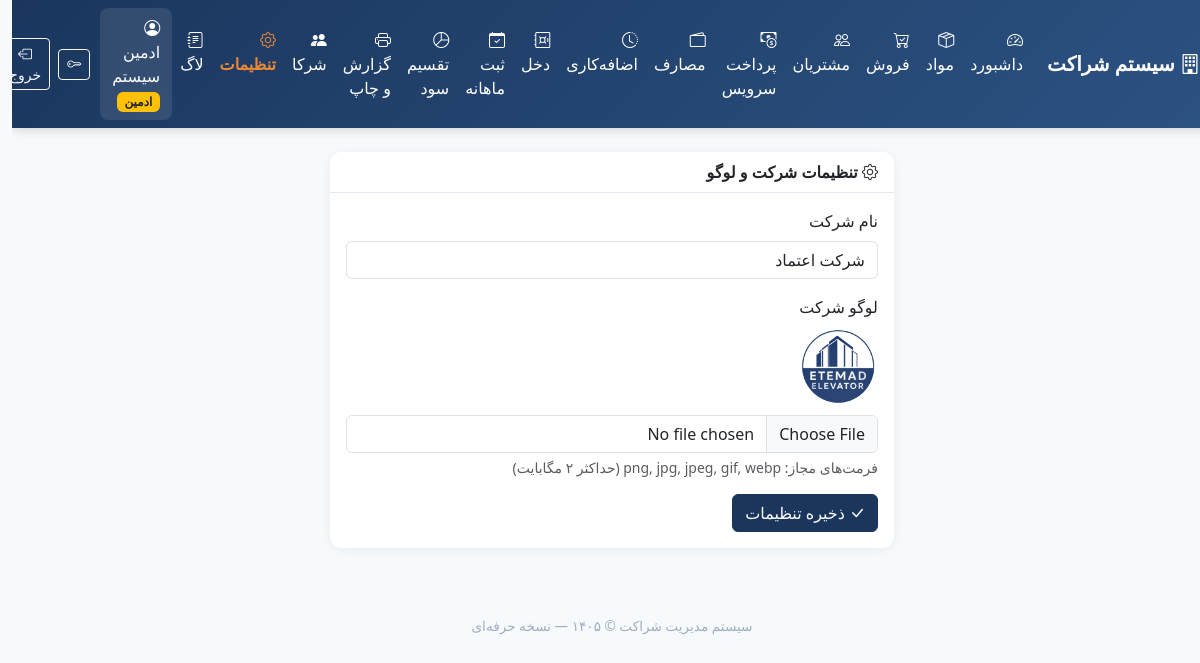
The app's page /settings (signed in) with its own data.
### tables this page shows
CREATE TABLE users (
            id INTEGER PRIMARY KEY AUTOINCREMENT,
            username TEXT UNIQUE NOT NULL,
            password_hash TEXT NOT NULL,
            full_name TEXT NOT NULL,
            role TEXT NOT NULL CHECK(role IN ('admin', 'partner')),
            partner_code TEXT,
            photo TEXT,
            is_active INTEGER DEFAULT 1,
            created_at TEXT DEFAULT CURRENT_TIMESTAMP
        );

CREATE TABLE settings (
            key TEXT PRIMARY KEY,
            value TEXT
        );

### app.py (the view, shortened to what this page needs)
@app.route("/settings", methods=["GET", "POST"])
@login_required
@admin_required
def settings():
    conn = get_db()
    company_name = conn.execute("SELECT value FROM settings WHERE key='company_name'").fetchone()
    logo = conn.execute("SELECT value FROM settings WHERE key='logo'").fetchone()
    conn.close()
    return render_template("settings.html",
                           company_name=company_name["value"] if company_name else "شرکت اعتماد",
                           logo=logo["value"] if logo else "")

### app.py (called while the page is built, shortened)
def get_db():
    conn = sqlite3.connect(DB_PATH)
    conn.row_factory = sqlite3.Row
    try:
        conn.execute("PRAGMA foreign_keys = ON")
    except Exception:
        pass
    return conn

@login_manager.user_loader
def load_user(user_id):
    conn = get_db()
    row = conn.execute("SELECT * FROM users WHERE id = ?", (user_id,)).fetchone()
    conn.close()
    if row and row["is_active"]:
        return User(row["id"], row["username"], row["full_name"], row["role"], row["partner_code"], row["is_active"])
    return None

def admin_required(f):
    @wraps(f)
    def decorated(*args, **kwargs):
        if not current_user.is_authenticated or not current_user.is_admin:
            flash("دسترسی فقط برای ادمین مجاز است.", "danger")
            return redirect(url_for("dashboard"))
        return f(*args, **kwargs)
    return decorated

    @property
    def is_active(self):
        return self._active

    @property
    def is_admin(self):
        return self.role == "admin"

### templates/settings.html (shortened to what this page needs)
{% extends "base.html" %}
{% block content %}
<div class="row justify-content-center">
    <div class="col-md-8 col-lg-6">
        <div class="card">
            <div class="card-header">
                <i class="bi bi-gear"></i> تنظیمات شرکت و لوگو
            </div>
            <div class="card-body">
                <form method="POST" enctype="multipart/form-data">
                    <div class="mb-3">
                        <label class="form-label">نام شرکت</label>
                        <input type="text" name="company_name" class="form-control" value="{{ company_name }}" required>
                    </div>
                    <div class="mb-3">
                        <label class="form-label">لوگو شرکت</label>
                        {% if logo %}
                        <div class="mb-2">
                            <img src="{{ url_for('static', filename='uploads/' + logo) }}" alt="لوگو" style="max-height:80px; border-radius:8px;">
                        </div>
                        {% endif %}
                        <input type="file" name="logo" class="form-control" accept="image/*">
                        <div class="form-text">فرمت‌های مجاز: png, jpg, jpeg, gif, webp (حداکثر ۲ مگابایت)</div>
                    </div>
                    <button type="submit" class="btn btn-primary">
                        <i class="bi bi-check-lg"></i> ذخیره تنظیمات
                    </button>
                </form>
            </div>
        </div>
    </div>
</div>
{% endblock %}

### templates/base.html (shortened to what this page needs)
<!DOCTYPE html>
<html lang="fa" dir="rtl">
<head>
    <link href="https://cdn.jsdelivr.net/npm/bootstrap@5.3.3/dist/css/bootstrap.rtl.min.css" rel="stylesheet">
    <link href="https://cdn.jsdelivr.net/npm/bootstrap-icons@1.11.3/font/bootstrap-icons.min.css" rel="stylesheet">
</head>
<body>
    {% if current_user.is_authenticated %}
    <nav class="navbar navbar-expand-lg navbar-dark sticky-top">
        <div class="container-fluid">
            <a class="navbar-brand fw-bold" href="{{ url_for('dashboard') }}">
                <i class="bi bi-building"></i> سیستم شراکت
            </a>
            <div class="collapse navbar-collapse" id="nav">
                <ul class="navbar-nav me-auto mb-2 mb-lg-0">
                    <li class="nav-item">
                        <a class="nav-link {% if request.endpoint == 'dashboard' %}active{% endif %}" href="{{ url_for('dashboard') }}">
                            <i class="bi bi-speedometer2"></i> داشبورد
                        </a>
                    </li>
                    <li class="nav-item">
                        <a class="nav-link {% if request.endpoint == 'products' %}active{% endif %}" href="{{ url_for('products') }}">
                            <i class="bi bi-box-seam"></i> مواد
                        </a>
                    </li>
                    <li class="nav-item">
                        <a class="nav-link {% if request.endpoint == 'sales' %}active{% endif %}" href="{{ url_for('sales') }}">
                            <i class="bi bi-cart-check"></i> فروش
                        </a>
                    </li>
                    <li class="nav-item">
                        <a class="nav-link {% if request.endpoint == 'customers' %}active{% endif %}" href="{{ url_for('customers') }}">
                            <i class="bi bi-people"></i> مشتریان
                        </a>
                    </li>
                    <li class="nav-item">
                        <a class="nav-link {% if request.endpoint == 'payments' %}active{% endif %}" href="{{ url_for('payments') }}">
                            <i class="bi bi-cash-coin"></i> پرداخت سرویس
                        </a>
                    </li>
                    <li class="nav-item">
                        <a class="nav-link {% if request.endpoint == 'expenses' %}active{% endif %}" href="{{ url_for('expenses') }}">
                            <i class="bi bi-wallet2"></i> مصارف
                        </a>
                    </li>
                    <li class="nav-item">
                        <a class="nav-link {% if request.endpoint == 'overtime' %}active{% endif %}" href="{{ url_for('overtime') }}">
                            <i class="bi bi-clock-history"></i> اضافه‌کاری
                        </a>
                    </li>
                    <li class="nav-item">
                        <a class="nav-link {% if request.endpoint == 'cash' %}active{% endif %}" href="{{ url_for('cash') }}">
                            <i class="bi bi-safe"></i> دخل
                        </a>
                    </li>
                    <li class="nav-item">
                        <a class="nav-link {% if request.endpoint == 'monthly' %}active{% endif %}" href="{{ url_for('monthly') }}">
                            <i class="bi bi-calendar-check"></i> ثبت ماهانه
                        </a>
                    </li>
                    <li class="nav-item">
                        <a class="nav-link {% if request.endpoint == 'profit' %}active{% endif %}" href="{{ url_for('profit') }}">
                            <i class="bi bi-pie-chart"></i> تقسیم سود
                        </a>
                    </li>
                    <li class="nav-item">
                        <a class="nav-link {% if request.endpoint == 'reports' %}active{% endif %}" href="{{ url_for('reports') }}">
                            <i class="bi bi-printer"></i> گزارش و چاپ
                        </a>
                    </li>
                    {% if current_user.is_admin %}
                    <li class="nav-item">
                        <a class="nav-link {% if request.endpoint == 'partners' %}active{% endif %}" href="{{ url_for('partners') }}">
                            <i class="bi bi-people-fill"></i> شرکا
                        </a>
                    </li>
                    <li class="nav-item">
                        <a class="nav-link {% if request.endpoint == 'settings' %}active{% endif %}" href="{{ url_for('settings') }}">
                            <i class="bi bi-gear"></i> تنظیمات
                        </a>
                    </li>
                    <li class="nav-item">
                        <a class="nav-link {% if request.endpoint == 'logs' %}active{% endif %}" href="{{ url_for('logs') }}">
                            <i class="bi bi-journal-text"></i> لاگ
                        </a>
                    </li>
                    {% endif %}
                </ul>
                <div class="d-flex align-items-center text-white">
                    <div class="sidebar-user">
                        <i class="bi bi-person-circle"></i>
                        {{ current_user.full_name }}
                        <span class="badge bg-warning text-dark badge-role">{{ 'ادمین' if current_user.is_admin else 'شریک' }}</span>
                    </div>
                    <a href="{{ url_for('change_password') }}" class="btn btn-sm btn-outline-light me-2" title="تغییر رمز">
                        <i class="bi bi-key"></i>
                    </a>
                    <a href="{{ url_for('logout') }}" class="btn btn-sm btn-outline-light">
                        <i class="bi bi-box-arrow-left"></i> خروج
                    </a>
                </div>
            </div>
        </div>
    </nav>
    {% endif %}
    <main class="container-fluid py-4 px-3 px-md-4">
        {% block content %}{% endblock %}
    </main>
    <footer>
        سیستم مدیریت شراکت &copy; ۱۴۰۵ — نسخه حرفه‌ای
    </footer>
</body>
</html>

### templates/base.html (style rules this page uses)
:root { --primary: #1a365d; --primary-light: #2c5282; --accent: #ed8936; --success: #38a169; --bg: #f7fafc; }
body { font-family: 'Tahoma', 'Segoe UI', Tahoma, sans-serif; background: var(--bg); min-height: 100vh; }
.navbar { background: linear-gradient(135deg, var(--primary), var(--primary-light)) !important; box-shadow: 0 2px 10px rgba(0,0,0,0.15); }
.navbar-brand, .nav-link { color: #fff !important; }
.nav-link.active { color: var(--accent) !important; font-weight: bold; }
.card { border: none; border-radius: 12px; box-shadow: 0 2px 12px rgba(0,0,0,0.06); margin-bottom: 1.25rem; }
.card-header { background: #fff; border-bottom: 1px solid #e2e8f0; font-weight: 600; border-radius: 12px 12px 0 0 !important; }
.btn-primary { background: var(--primary); border-color: var(--primary); }
.badge-role { font-size: 0.75rem; }
.sidebar-user { background: rgba(255,255,255,0.1); border-radius: 8px; padding: 8px 12px; margin-left: 10px; }
footer { text-align: center; padding: 1.5rem; color: #a0aec0; font-size: 0.85rem; }

### records on screen
users: full_name "ادمین سیستم"
settings: company_name "شرکت اعتماد"
settings: value (picture)

### other values on screen
{{ 'ادمین' if current_user.is_admin else 'شریک' }} "ادمین"
